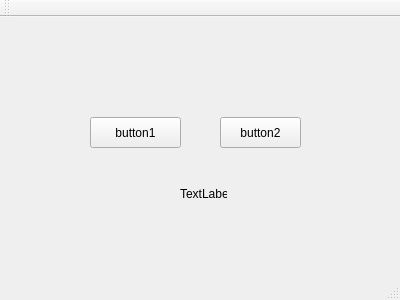
<?xml version="1.0" encoding="UTF-8"?>
<ui version="4.0">
 <class>MainWindow</class>
 <widget class="QMainWindow" name="MainWindow">
  <property name="geometry">
   <rect>
    <x>0</x>
    <y>0</y>
    <width>400</width>
    <height>300</height>
   </rect>
  </property>
  <property name="windowTitle">
   <string>MainWindow</string>
  </property>
  <widget class="QWidget" name="centralWidget">
   <widget class="QPushButton" name="pushButton">
    <property name="geometry">
     <rect>
      <x>90</x>
      <y>100</y>
      <width>91</width>
      <height>31</height>
     </rect>
    </property>
    <property name="text">
     <string>button1</string>
    </property>
   </widget>
   <widget class="QPushButton" name="pushButton_2">
    <property name="geometry">
     <rect>
      <x>220</x>
      <y>100</y>
      <width>81</width>
      <height>31</height>
     </rect>
    </property>
    <property name="text">
     <string>button2</string>
    </property>
   </widget>
   <widget class="QLabel" name="label">
    <property name="geometry">
     <rect>
      <x>180</x>
      <y>170</y>
      <width>47</width>
      <height>13</height>
     </rect>
    </property>
    <property name="text">
     <string>TextLabel</string>
    </property>
   </widget>
  </widget>
  <widget class="QMenuBar" name="menuBar">
   <property name="geometry">
    <rect>
     <x>0</x>
     <y>0</y>
     <width>400</width>
     <height>21</height>
    </rect>
   </property>
  </widget>
  <widget class="QToolBar" name="mainToolBar">
   <attribute name="toolBarArea">
    <enum>TopToolBarArea</enum>
   </attribute>
   <attribute name="toolBarBreak">
    <bool>false</bool>
   </attribute>
  </widget>
  <widget class="QStatusBar" name="statusBar"/>
 </widget>
 <layoutdefault spacing="6" margin="11"/>
 <resources/>
 <connections>
  <connection>
   <sender>pushButton</sender>
   <signal>clicked()</signal>
   <receiver>MainWindow</receiver>
   <slot>buttonPresserd()</slot>
   <hints>
    <hint type="sourcelabel">
     <x>135</x>
     <y>156</y>
    </hint>
    <hint type="destinationlabel">
     <x>137</x>
     <y>232</y>
    </hint>
   </hints>
  </connection>
  <connection>
   <sender>pushButton_2</sender>
   <signal>clicked()</signal>
   <receiver>MainWindow</receiver>
   <slot>button2Pressed()</slot>
   <hints>
    <hint type="sourcelabel">
     <x>266</x>
     <y>151</y>
    </hint>
    <hint type="destinationlabel">
     <x>269</x>
     <y>221</y>
    </hint>
   </hints>
  </connection>
 </connections>
 <slots>
  <slot>buttonPresserd()</slot>
  <slot>button2Pressed()</slot>
 </slots>
</ui>
